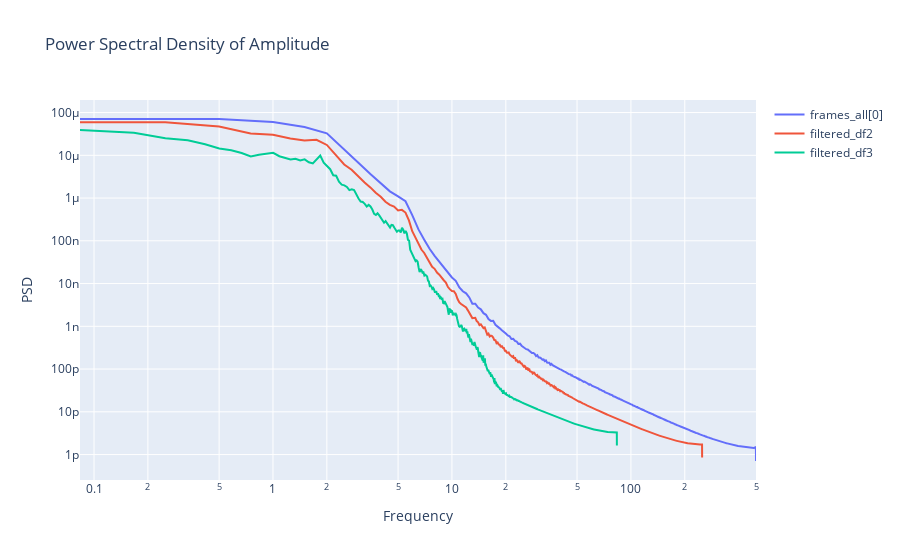

Notebook source saved alongside this figure:
### Markdown cell above
## **welch para las amplitudes**

así me aseguro de que no hay frecuencias fantasmas y de todas tienen la misma psd lo que las hace equivalente para su uso posterior

### Code cell
from scipy.signal import welch

#Calculate the Welch PSD for frames_all[0]
freq_all, psd_all = welch(frames_all[0]['Amplitude'], fs=1000, nperseg=2000, scaling = 'spectrum', window='hamming')


# Calculate the Welch PSD for filtered_df2
freq2, psd2 = welch(filtered2_df['Amplitude'], fs=500, nperseg=2000, scaling = 'spectrum', window='hamming')

# Calculate the Welch PSD for filtered_df3
freq3, psd3 = welch(filtered3_df['Amplitude'], fs=167, nperseg=2000, scaling = 'spectrum', window='hamming')

fig = go.Figure()

# Add trace for frames_all[0]
fig.add_trace(go.Scatter(x=freq_all, y=psd_all,
                         mode='lines', name='frames_all[0]'))

# Add trace for filtered_df2
fig.add_trace(go.Scatter(x=freq2, y=psd2,
                         mode='lines', name='filtered_df2'))

# Add trace for filtered_df3
fig.add_trace(go.Scatter(x=freq3, y=psd3,
                         mode='lines', name='filtered_df3'))

# Update layout
fig.update_layout(title='Power Spectral Density of Amplitude',
                  xaxis_title='Frequency',
                  yaxis_title='PSD',
                  xaxis_type='log',
                  yaxis_type='log')


# Show the figure
fig.show()

### Figure 1 — Plotly figure (JSON) as saved in the notebook; plotly's stock layout.template omitted (floating-point values rounded to 4 significant figures; data arrays with more than 128 entries replaced by an {"elided": "..."} marker saying what was removed)
{"data": [{"mode": "lines", "name": "frames_all[0]", "type": "scatter", "x": {"elided": "1001 float values"}, "y": {"elided": "1001 float values"}}, {"mode": "lines", "name": "filtered_df2", "type": "scatter", "x": {"elided": "1001 float values"}, "y": {"elided": "1001 float values"}}, {"mode": "lines", "name": "filtered_df3", "type": "scatter", "x": {"elided": "1001 float values"}, "y": {"elided": "1001 float values"}}], "layout": {"title": {"text": "Power Spectral Density of Amplitude"}, "xaxis": {"title": {"text": "Frequency"}, "type": "log"}, "yaxis": {"title": {"text": "PSD"}, "type": "log"}}}
